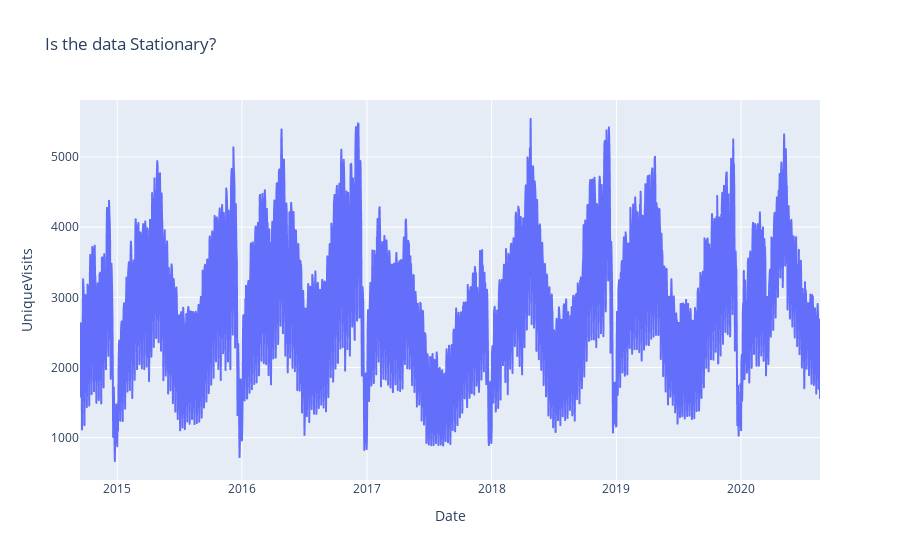

Notebook code cell kept with this figure:
### Code cell
import matplotlib.pyplot as plt
import plotly.express as px

px.line(visits, x='Date', y='UniqueVisits',
                title='Is the data Stationary?')

### Figure 1 — Plotly figure (JSON) as saved in the notebook; plotly's stock layout.template omitted (floating-point values rounded to 4 significant figures; data arrays with more than 128 entries replaced by an {"elided": "..."} marker saying what was removed)
{"data": [{"hovertemplate": "Date=%{x}<br>UniqueVisits=%{y}<extra></extra>", "legendgroup": "", "line": {"color": "#636efa", "dash": "solid"}, "marker": {"symbol": "circle"}, "mode": "lines", "name": "", "showlegend": false, "type": "scattergl", "x": {"elided": "2167 str values"}, "xaxis": "x", "y": {"elided": "2167 int values"}, "yaxis": "y"}], "layout": {"legend": {"tracegroupgap": 0}, "title": {"text": "Is the data Stationary?"}, "xaxis": {"anchor": "y", "domain": [0, 1], "title": {"text": "Date"}}, "yaxis": {"anchor": "x", "domain": [0, 1], "title": {"text": "UniqueVisits"}}}}
